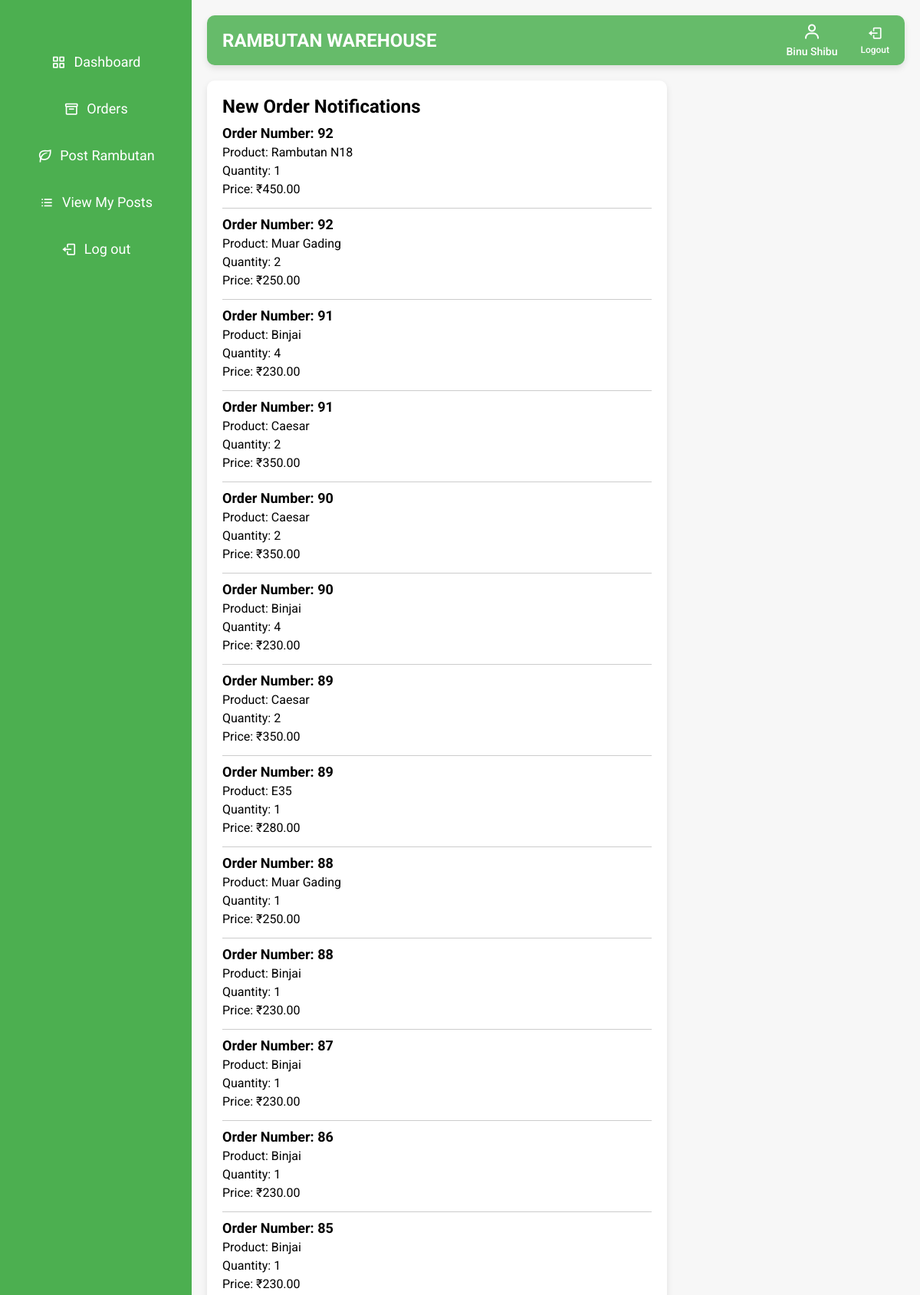
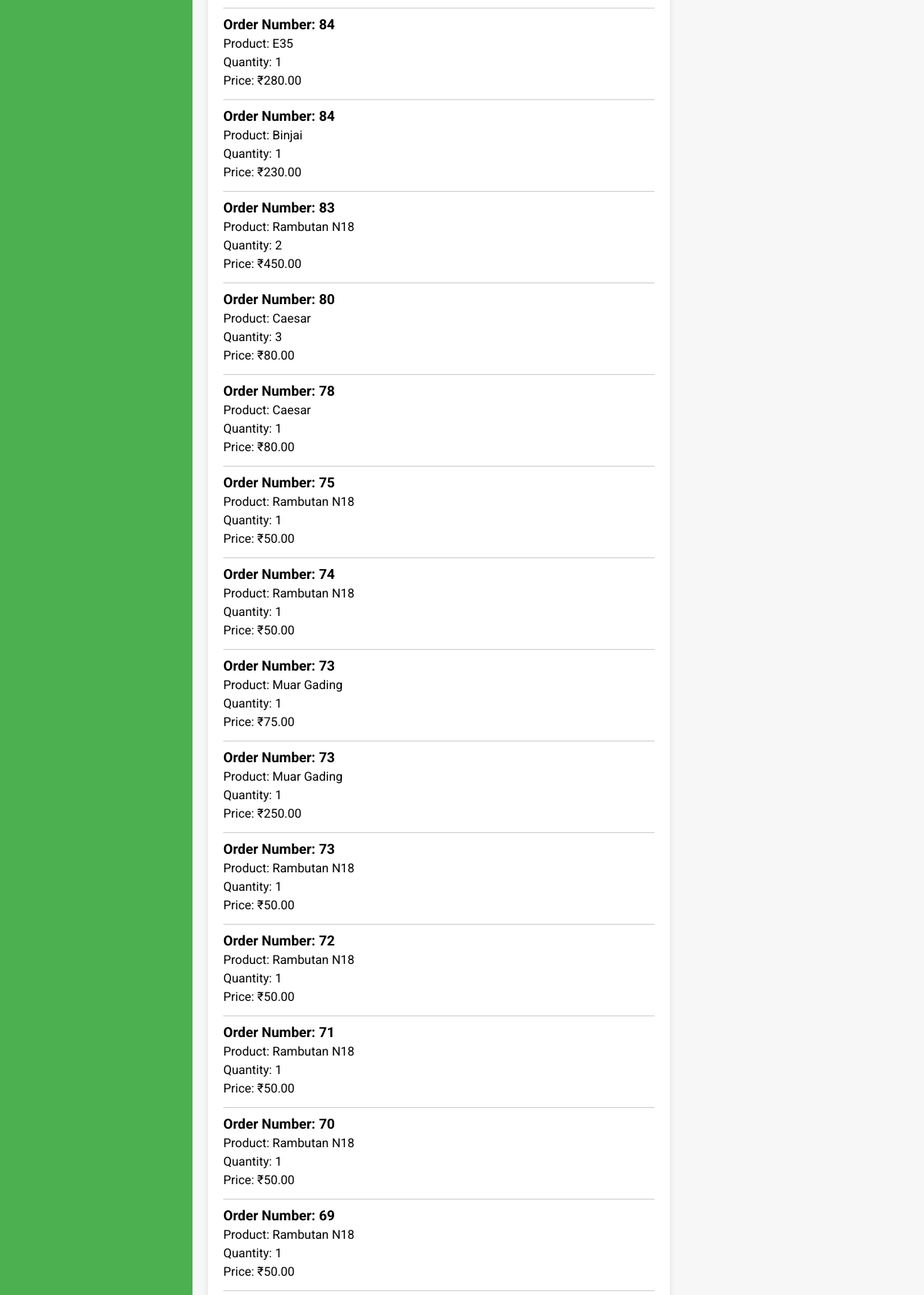
Page /notifications/ (signed in, upper part) on the committed database (2 pictures, top to bottom).
### warehouse/models.py (models this page shows, shortened)
class Registeruser(AbstractUser):
    username = models.EmailField(unique=True)
    name = models.CharField(max_length=50,default='noname')
    contact = models.CharField(max_length=250, blank=True)
    address = models.CharField(max_length=250, blank=True)
    place = models.CharField(max_length=100, blank=True)
    role = models.CharField(max_length=10, choices=ROLE_CHOICES)
    is_active = models.BooleanField(default=True)
    groups = models.ManyToManyField(
        Group,
        related_name='registeruser_set',  # Custom related_name
        blank=True,
        help_text='The groups this user belongs to. A user will get all permissions granted to each of their groups.'
    )
    user_permissions = models.ManyToManyField(
        Permission,
        related_name='registeruser_set',  # Custom related_name
        blank=True,
        help_text='Specific permissions for this user.'
    )

class OrderNotification(models.Model):
    farmer = models.ForeignKey(settings.AUTH_USER_MODEL, on_delete=models.CASCADE)
    order_number = models.CharField(max_length=50)
    item_name = models.CharField(max_length=255)
    quantity = models.IntegerField()
    price = models.DecimalField(max_digits=10, decimal_places=2)
    created_at = models.DateTimeField(auto_now_add=True)

### warehouse/views.py (the view)
# urls.py: path('notifications/',views.order_notifications, name='order_notifications'),
@login_required
@cache_control(no_cache=True, must_revalidate=True, no_store=True)
def order_notifications(request):
    notifications = OrderNotification.objects.all().order_by('-created_at')
    return render(request, 'order_notifications.html', {'notifications': notifications})

### warehouse/templates/order_notifications.html (shortened to what this page needs)
{% load static %}
<!DOCTYPE html>
<html lang="en">
<head>
  <link href="https://unpkg.com/boxicons@2.0.7/css/boxicons.min.css" rel="stylesheet">
  <link href="https://cdn.jsdelivr.net/npm/sweetalert2@11/dist/sweetalert2.min.css" rel="stylesheet">
</head>
<body>
<div class="sidebar">
    <ul class="nav-links">
      <li>
        <a href="{% url 'farmer_dashboard' %}" >
          <i class='bx bx-grid-alt'></i>
          <span class="links_name">Dashboard</span>
        </a>
      </li>
      <li>
        <a href="{% url 'farmer_orders' %}">
          <i class='bx bx-box'></i>
          <span class="links_name">Orders</span>
        </a>
      </li>
      <li>
        <a href="{% url 'post_rambutan' %}">
          <i class='bx bx-leaf'></i>
          <span class="links_name">Post Rambutan</span>
        </a>
      </li>
      <li>
        <a href="{% url 'view_posts' %}">
          <i class='bx bx-list-ul'></i>
          <span class="links_name">View My Posts</span>
        </a>
      </li>
      <li class="log_out">
        <a href="{% url 'logout' %}">
          <i class='bx bx-log-out'></i>
          <span class="links_name">Log out</span>
        </a>
      </li>
    </ul>
  </div>
    <section class="home-section">
        <nav class="top-navbar">
            <div class="logo">
                <span class="logo-text">Rambutan Warehouse</span>
            </div>
            <ul class="nav-icons">
                <li class="user-profile">
                    <a href="#">
                    <i class='bx bx-user'></i>
                    <span class="icon-name">{{ user.name }}</span>
                    </a>
                </li>
                <li>
                    <a href="{% url 'logout' %}">
                        <i class='bx bx-log-out'></i>
                        <span class="icon-name">Logout</span>
                    </a>
                </li>
            </ul>
        </nav>
        <div class="notification-container">
            <h1>New Order Notifications</h1>
            {% for notification in notifications %}
                <div class="notification">
                    <h3>Order Number: {{ notification.order_number }}</h3>
                    <p>Product: {{ notification.item_name }}</p>
                    <p>Quantity: {{ notification.quantity }}</p>
                    <p>Price: ₹{{ notification.price }}</p>
                </div>
            {% empty %}
                <p>No new notifications.</p>
            {% endfor %}
        </div>
    </section>
</body>
</html>

### warehouse/templates/order_notifications.html (style rules this page uses)
body { font-family: 'Roboto', sans-serif; margin: 0; padding: 0; background-color: #f7f7f7; }
* { margin: 0; padding: 0; box-sizing: border-box; }
:root { --primary-color: #4CAF50; --secondary-color: #66BB6A; --accent-color: #388e3c; --light-bg: #f0f4f3; --dark-bg: #333; --text-color: #333; --white: #ffffff; --font-family: 'Roboto', sans-serif; --font-family-logo: 'Fredoka One', cursive; }
body { font-family: var(--font-family); background-color: var(--light-bg); display: flex; min-height: 100vh; }
.sidebar { background-color: var(--primary-color); width: 250px; position: fixed; top: 0; left: 0; height: 100%; padding-top: 40px; transition: width 0.3s ease; z-index: 1000; }
.sidebar ul { list-style: none; }
.sidebar ul li { margin: 20px 0; text-align: center; }
.sidebar ul li a { text-decoration: none; color: var(--white); font-size: 18px; display: flex; align-items: center; justify-content: center; padding: 10px 20px; border-radius: 8px; transition: background-color 0.3s, transform 0.3s; }
.sidebar ul li a i { margin-right: 10px; font-size: 20px; }
.home-section { margin-left: 250px; padding: 20px; width: calc(100% - 250px); transition: margin-left 0.3s ease, width 0.3s ease; display: flex; flex-direction: column; min-height: 100vh; }
.top-navbar { background-color: var(--secondary-color); padding: 10px 20px; display: flex; justify-content: space-between; align-items: center; border-radius: 10px; box-shadow: 0 4px 8px rgba(0, 0, 0, 0.1); margin-bottom: 20px; }
.logo-text { font-size: 24px; color: white; font-weight: bold; text-transform: uppercase; }
.top-navbar ul.nav-icons { list-style: none; display: flex; gap: 30px; align-items: center; }
.top-navbar ul.nav-icons li a { text-decoration: none; color: var(--white); font-size: 20px; display: flex; flex-direction: column; align-items: center; transition: color 0.3s; position: relative; }
.top-navbar ul.nav-icons li a .icon-name { font-size: 12px; margin-top: 5px; font-weight: 500; }
.top-navbar ul.nav-icons li.user-profile a i { font-size: 24px; color: var(--white); }
.top-navbar ul.nav-icons li.user-profile a .icon-name { font-size: 14px; color: var(--white); }
.home-section { margin-left: 250px; padding: 20px; background-color: #f7f7f7; min-height: 100vh; }
.top-navbar ul.nav-icons li.user-profile a { display: flex; flex-direction: column; align-items: center; }
.top-navbar ul.nav-icons li.user-profile a .icon-name { font-size: 14px; margin-top: 5px; }
.notification-container { background-color: white; padding: 20px; border-radius: 10px; box-shadow: 0 4px 8px rgba(0, 0, 0, 0.1); width: 80%; max-width: 600px; margin-bottom: 30px; }
.notification { border-bottom: 1px solid #ccc; padding: 10px 0; }
.notification h3 { margin: 0; font-size: 18px; }
.notification p { margin: 5px 0; }

### rows in the picture
Registeruser: name "Binu Shibu"
OrderNotification: order_number "92", item_name "Rambutan N18", quantity "1", price "450.00"
OrderNotification: order_number "92", item_name "Muar Gading", quantity "2", price "250.00"
OrderNotification: order_number "91", item_name "Binjai", quantity "4", price "230.00"
OrderNotification: order_number "91", item_name "Caesar", quantity "2", price "350.00"
OrderNotification: order_number "90", item_name "Caesar", quantity "2", price "350.00"
OrderNotification: order_number "90", item_name "Binjai", quantity "4", price "230.00"
OrderNotification: order_number "89", item_name "Caesar", quantity "2", price "350.00"
OrderNotification: order_number "89", item_name "E35", quantity "1", price "280.00"
OrderNotification: order_number "88", item_name "Muar Gading", quantity "1", price "250.00"
OrderNotification: order_number "88", item_name "Binjai", quantity "1", price "230.00"
OrderNotification: order_number "87", item_name "Binjai", quantity "1", price "230.00"
OrderNotification: order_number "86", item_name "Binjai", quantity "1", price "230.00"
OrderNotification: order_number "85", item_name "Binjai", quantity "1", price "230.00"
OrderNotification: order_number "84", item_name "E35", quantity "1", price "280.00"
OrderNotification: order_number "84", item_name "Binjai", quantity "1", price "230.00"
OrderNotification: order_number "83", item_name "Rambutan N18", quantity "2", price "450.00"
OrderNotification: order_number "80", item_name "Caesar", quantity "3", price "80.00"
OrderNotification: order_number "78", item_name "Caesar", quantity "1", price "80.00"
OrderNotification: order_number "75", item_name "Rambutan N18", quantity "1", price "50.00"
OrderNotification: order_number "74", item_name "Rambutan N18", quantity "1", price "50.00"
OrderNotification: order_number "73", item_name "Muar Gading", quantity "1", price "75.00"
OrderNotification: order_number "73", item_name "Muar Gading", quantity "1", price "250.00"
OrderNotification: order_number "73", item_name "Rambutan N18", quantity "1", price "50.00"
OrderNotification: order_number "72", item_name "Rambutan N18", quantity "1", price "50.00"
OrderNotification: order_number "71", item_name "Rambutan N18", quantity "1", price "50.00"
OrderNotification: order_number "70", item_name "Rambutan N18", quantity "1", price "50.00"
OrderNotification: order_number "69", item_name "Rambutan N18", quantity "1", price "50.00"
